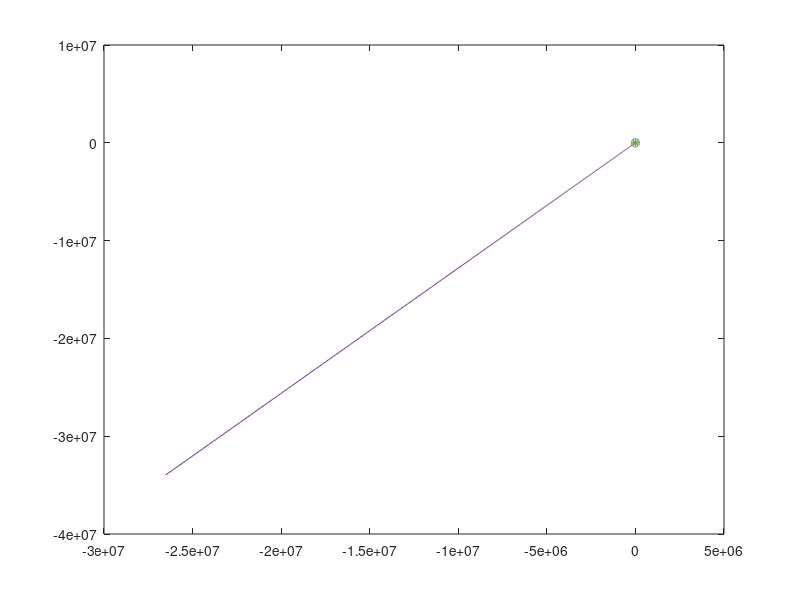
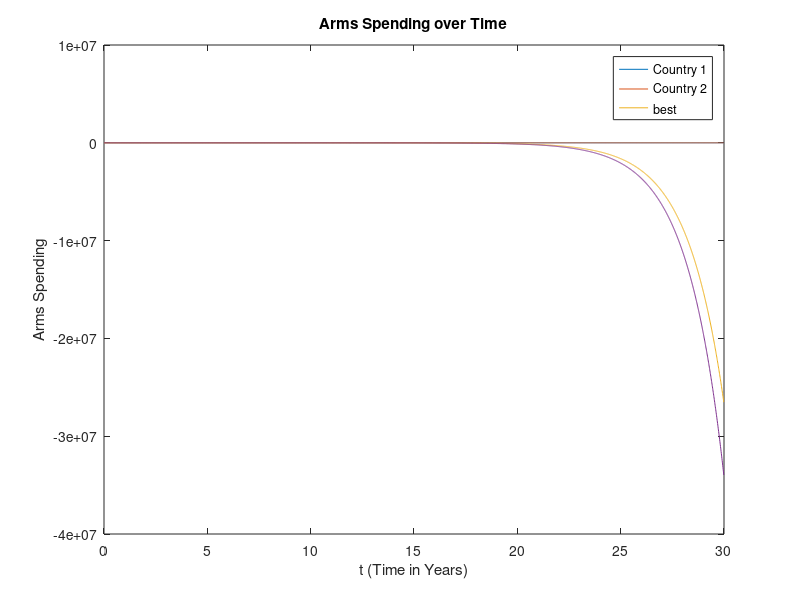

These charts were generated, in order, by the following MATLAB code:
clear all; close all;
 %% Model 1
a = 2; b=1; c = 2; m=2; n=2; p = 1;%parameters of the model
f = @(x,y) -a*x+b*y+c
g = @(x,y) m*x-n*y+p

Tfinal = 30;         %Final time
deltat = 0.01;        %time step
x(1) = 4; y(1) = 2;  %Initial x and y values

%% Euler loop
NFinal = round(Tfinal/deltat);

for i = 2:NFinal
    x(i) = x(i-1) + f(x(i-1),y(i-1))*deltat;
    y(i) = y(i-1) + g(x(i-1),y(i-1))*deltat;
end

%% Output
figure(1) %Phase portrait
plot(x,y)
hold on
plot((c*n+b*p)/(a*n-b*m), (c*m+p*a)/(a*n-b*m) ,'*')
plot(x(1),y(1),'o')

figure(2)
t = 0:deltat:Tfinal - deltat;
plot(t,x)
hold on
plot(t,y)
xlabel("t (Time in Years)")
ylabel("Arms Spending")
title("Arms Spending over Time")
legend("Country 1", "Country 2", location = "best")

%% Model 2
a = 2; b=2; c = 2; m=2; n=1; p = 1;%parameters of the model
f = @(x,y) -a*x+b*y+c
g = @(x,y) m*x-n*y+p

Tfinal = 30;         %Final time
deltat = 0.01;        %time step
x(1) = -3; y(1) = -5;  %Initial x and y values

%% Euler loop
NFinal = round(Tfinal/deltat);

for i = 2:NFinal
    x(i) = x(i-1) + f(x(i-1),y(i-1))*deltat;
    y(i) = y(i-1) + g(x(i-1),y(i-1))*deltat;
end

%% Output
figure(1) %Phase portrait
plot(x,y)
hold on
plot((c*n+b*p)/(a*n-b*m), (c*m+p*a)/(a*n-b*m) ,'*')
plot(x(1),y(1),'o')

figure(2)
t = 0:deltat:Tfinal - deltat;
plot(t,x)
hold on
plot(t,y)
xlabel("t (Time in Years)")
ylabel("Arms Spending")
title("Arms Spending over Time")
legend("Country 1", "Country 2", location = "best")